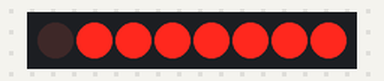
Bench run of a sketch on a simulated Arduino Uno, built with avr-gcc and run on an emulated ATmega328P. Shown: 8 port-expander outputs drawn as a row of LEDs (first output left, lit = HIGH). Wiring (inferred from the names in the program): PCF8574 port expander at I2C address 0x38. Wiring (inferred from the signals the program sends): row of LEDs: on Q0, Q1, Q2, Q3, Q4, Q5, Q6, Q7.

Above: at 1.0 s.
At 5.0 s:
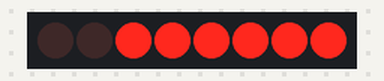
At 7.0 s:
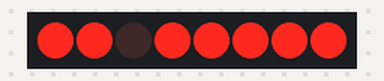
At 9.0 s:
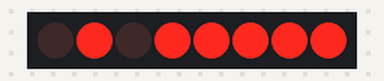
At 13.0 s:
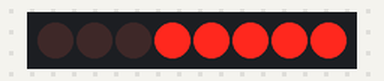
At 17.0 s:
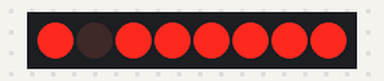
Timing chart, 0 to 18.2 s (numbered marks = the images above):
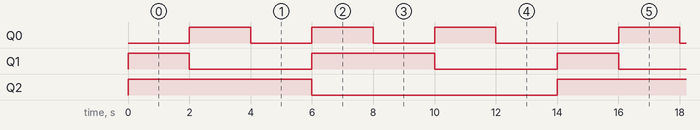

The sketch:

_7-LED_colors.ino
```cpp
#include <Wire.h>
byte iInput = 0;
byte iOutput = 0;
int incomingByte = 0;

#define off 0
#define green 1
#define red 2
#define yellow 3
#define blue 4
#define brblue 4
#define purple 6
#define white 7


void setup() {

  Wire.begin();
  Serial.begin(9600);

}

void loop() {
  for (int i = 1; i < 8; i++)  {
    Wire.beginTransmission(56);  //Begin transmission to PCF8574 (with the LEDs)
    Wire.write(i);         //Send data to PCF8574 (with the LEDs)
    Wire.endTransmission();      //End Transmission to PCF8574 (with the LEDs)
    delay(2000);
  }

  //incomingByte = Serial.read();
  //Serial.print(incomingByte);
  //delay(1000);

}
```

Measured:
- by itself, Q0: repeats every 14.0 s: 2 × (LOW 2.0 s, HIGH 2.0 s), LOW 4.0 s, HIGH 2.0 s
- by itself, Q1: repeats every 14.0 s: LOW 4.0 s, HIGH 4.0 s, LOW 4.0 s, HIGH 2.0 s
- by itself, Q2: alternates HIGH for 6.0 s and LOW for 8.0 s
